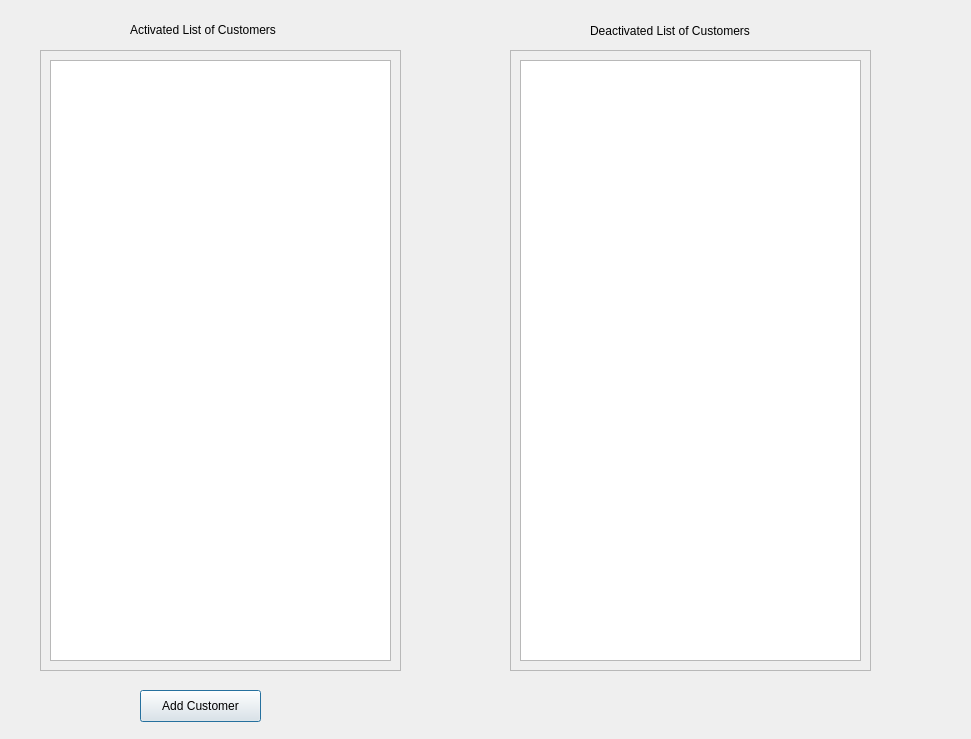
<?xml version="1.0" encoding="UTF-8"?>
<ui version="4.0">
 <class>NewActivatedList</class>
 <widget class="QDialog" name="NewActivatedList">
  <property name="geometry">
   <rect>
    <x>0</x>
    <y>0</y>
    <width>971</width>
    <height>739</height>
   </rect>
  </property>
  <property name="windowTitle">
   <string>Dialog</string>
  </property>
  <widget class="QScrollArea" name="scrollArea">
   <property name="geometry">
    <rect>
     <x>40</x>
     <y>50</y>
     <width>361</width>
     <height>621</height>
    </rect>
   </property>
   <property name="widgetResizable">
    <bool>true</bool>
   </property>
   <widget class="QWidget" name="scrollAreaWidgetContents">
    <property name="geometry">
     <rect>
      <x>0</x>
      <y>0</y>
      <width>359</width>
      <height>619</height>
     </rect>
    </property>
    <layout class="QVBoxLayout" name="verticalLayout">
     <item>
      <widget class="QListWidget" name="listWidget"/>
     </item>
    </layout>
   </widget>
  </widget>
  <widget class="QPushButton" name="addCustomer">
   <property name="geometry">
    <rect>
     <x>140</x>
     <y>690</y>
     <width>121</width>
     <height>32</height>
    </rect>
   </property>
   <property name="text">
    <string>Add Customer</string>
   </property>
  </widget>
  <widget class="QScrollArea" name="scrollArea_2">
   <property name="geometry">
    <rect>
     <x>510</x>
     <y>50</y>
     <width>361</width>
     <height>621</height>
    </rect>
   </property>
   <property name="widgetResizable">
    <bool>true</bool>
   </property>
   <widget class="QWidget" name="scrollAreaWidgetContents_2">
    <property name="geometry">
     <rect>
      <x>0</x>
      <y>0</y>
      <width>359</width>
      <height>619</height>
     </rect>
    </property>
    <layout class="QVBoxLayout" name="verticalLayout_2">
     <item>
      <widget class="QListWidget" name="deactivatedListWidget"/>
     </item>
    </layout>
   </widget>
  </widget>
  <widget class="QLabel" name="label">
   <property name="geometry">
    <rect>
     <x>130</x>
     <y>20</y>
     <width>181</width>
     <height>20</height>
    </rect>
   </property>
   <property name="text">
    <string>Activated List of Customers</string>
   </property>
  </widget>
  <widget class="QLabel" name="label_2">
   <property name="geometry">
    <rect>
     <x>590</x>
     <y>20</y>
     <width>191</width>
     <height>21</height>
    </rect>
   </property>
   <property name="text">
    <string>Deactivated List of Customers</string>
   </property>
  </widget>
 </widget>
 <resources/>
 <connections/>
</ui>
